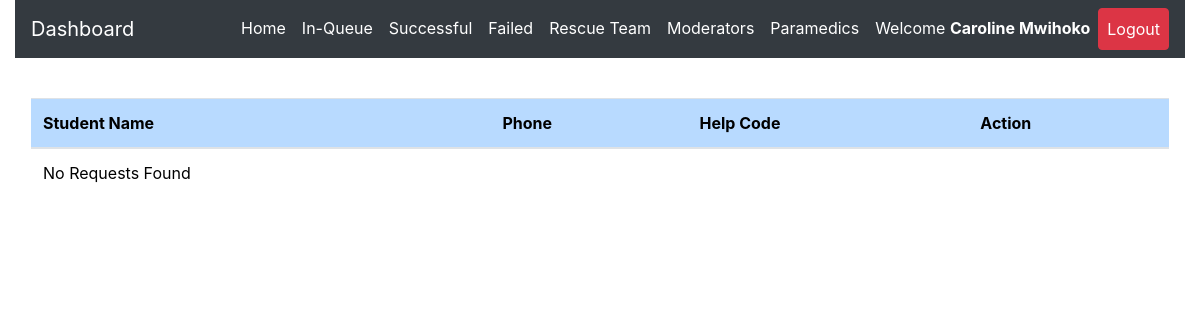
Before: /admin/failed.php (signed in) with the older database file.
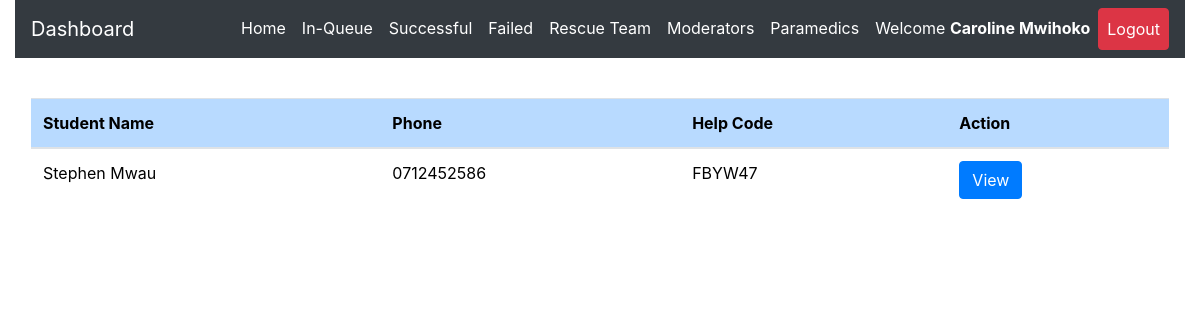
After: the same page with the newer database file.
### tables this page shows
CREATE TABLE `request_status` (
  `id` int(11) NOT NULL,
  `helpID` varchar(50) NOT NULL,
  `ip_address` varchar(100) NOT NULL,
  `request_latitude` varchar(50) NOT NULL,
  `request_longitude` varchar(50) NOT NULL,
  `status` varchar(50) DEFAULT 'Pending',
  `admNo` varchar(255) NOT NULL,
  `timestamp` datetime NOT NULL DEFAULT CURRENT_TIMESTAMP
);

CREATE TABLE `student_details` (
  `regNum` varchar(255) NOT NULL,
  `firstname` varchar(255) NOT NULL,
  `lastname` varchar(255) NOT NULL,
  `emailaddress` varchar(255) NOT NULL,
  `phonenumber` varchar(15) NOT NULL,
  `password` varchar(255) NOT NULL,
  `date` datetime NOT NULL DEFAULT CURRENT_TIMESTAMP
);

### admin/failed.php (the view, shortened to what this page needs)
<?php
include 'server.php';
?>
<!DOCTYPE html>
<html lang="en">
<?php include './includes/header.php'; ?>
  <body>
    <?php include './includes/navbar.php'; ?>
  <div class="row m-3">
    <div class="col-md-12">
<div class="table-responsive-lg">
    <table class="table" style='color:black; font-weight:normal'>
        <thead>
            <tr >
              <th scope="col" class="table-primary">Student Name</th>
              <th scope="col" class="table-primary">Phone</th>
              <th scope="col" class="table-primary">Help Code</th>
              <th scope="col" class="table-primary">Action</th>
            </tr>
          </thead>
          <tbody>
    <?php
    if($_SESSION['admin_id']){
        $data_fetch_query = "SELECT request_status.id, request_status.helpID,request_status.status,
        request_status.admNo,request_status.timestamp,student_details.regNum,student_details.regNum,
        student_details.firstname,student_details.lastname,student_details.phonenumber
        FROM request_status
        INNER JOIN student_details ON request_status.admNo = student_details.regNum  WHERE request_status.status ='Failed' order by request_status.timestamp DESC;";
        $data_result = mysqli_query($db, $data_fetch_query);
        if ($data_result->num_rows > 0){
            while($row = $data_result->fetch_assoc()) {
            $help_code=$row["helpID"];
        echo "<tr> <td>" .$row["firstname"]. " ".$row["lastname"]. "</td>";
        echo "<td>" .$row["phonenumber"]."</td>";
        echo "<td>" .$row["helpID"]."</td>";
        echo "<td>
        <form method ='POST' action='server.php'>
        <input  type='text' hidden name='help_code' value='$help_code'>
        <input type='submit' value='View' name='view-requests-being-attended-btn' class='btn btn-primary'>
        </form>
        </td> </tr>";
        }
        }else{
        echo "<td>"."No Requests Found"."</td>";
        }
        } else{
            echo "<td>"."No Data Found"."</td>";
        }
?>
          </tbody>
    </table>
  </div>
  </div>
</div>
  </body>
</html>

Changed rows visible on the page:
added request_status: admNo.firstname "Stephen", admNo.lastname "Mwau", admNo.phonenumber "0712452586", helpID "FBYW47"
Other visible differences:
text no longer shown: "No Requests Found"
